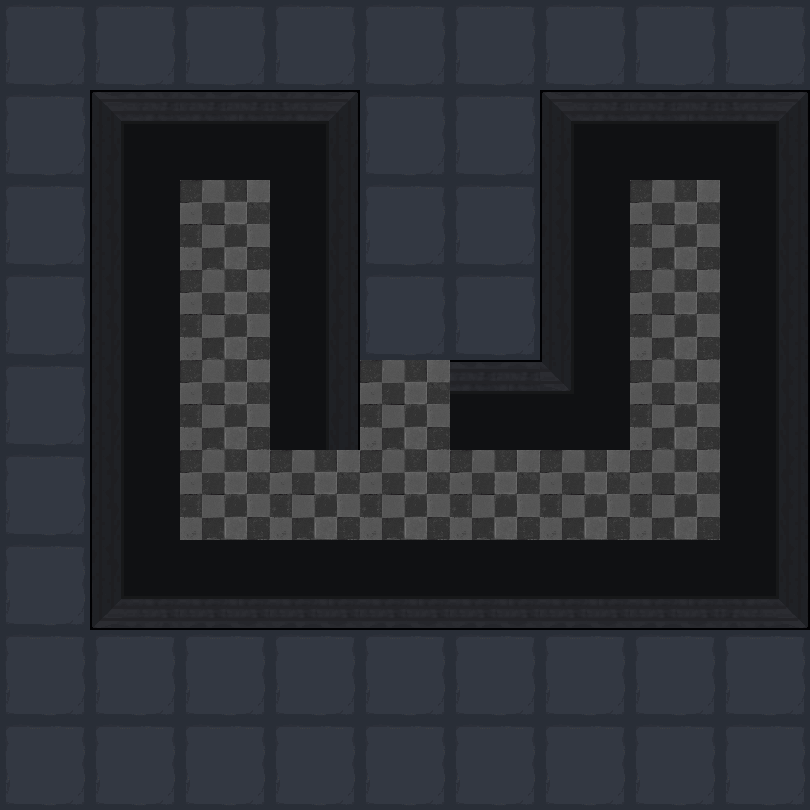

A 2D game scene composited from a Tiled map and its tileset images. What follows is a short description and the map's XML, with each tile layer's data collapsed to a summary:
An orthogonal 9x9 tile map with 90x90 px tiles, 2 tile layers (地形, 障碍) and 15 objects (11x map, 2x spring, bed, door).

<map version="1.5" tiledversion="1.7.2" orientation="orthogonal" renderorder="right-down" width="9" height="9" tilewidth="90" tileheight="90" infinite="0" nextlayerid="4" nextobjectid="32">
 <tileset firstgid="1" name="1" tilewidth="90" tileheight="90" tilecount="100" columns="10">
  <image source="1.png" trans="ff00ff" width="900" height="900" />
 </tileset>
 <layer id="1" name="地形" width="9" height="9">
  <data>[81 cells, 68 non-empty, 2 distinct tile ids]</data>
 </layer>
 <layer id="2" name="障碍" width="9" height="9">
  <data>[81 cells, 29 non-empty, 9 distinct tile ids]</data>
 </layer>
 <objectgroup id="3" name="对象">
  <object id="2" name="bed" x="630" y="450" width="90" height="90" />
  <object id="4" name="map" x="630" y="360" width="90" height="90" />
  <object id="5" name="map" x="630" y="270" width="90" height="90" />
  <object id="6" name="map" x="360" y="450" width="90" height="90">
   <properties>
    <property name="weapon" type="int" value="1" />
   </properties>
  </object>
  <object id="7" name="map" x="180" y="270" width="90" height="90" />
  <object id="8" name="map" x="180" y="360" width="90" height="90" />
  <object id="14" name="spring" x="630" y="630" width="90" height="90">
   <properties>
    <property name="direction" value="1" />
   </properties>
  </object>
  <object id="23" name="map" x="450" y="450" width="90" height="90">
   <properties>
    <property name="weapon" type="int" value="2" />
   </properties>
  </object>
  <object id="24" name="map" x="270" y="450" width="90" height="90">
   <properties>
    <property name="weapon" type="int" value="3" />
   </properties>
  </object>
  <object id="26" name="map" x="540" y="450" width="90" height="90">
   <properties>
    <property name="weapon" type="int" value="4" />
   </properties>
  </object>
  <object id="27" name="map" x="180" y="450" width="90" height="90" />
  <object id="28" name="map" x="180" y="180" width="90" height="90">
   <properties>
    <property name="weapon" type="int" value="5" />
   </properties>
  </object>
  <object id="29" name="map" x="630" y="180" width="90" height="90">
   <properties>
    <property name="weapon" type="int" value="6" />
   </properties>
  </object>
  <object id="30" name="door" x="360" y="360" width="90" height="90">
   <properties>
    <property name="LorR" type="int" value="1" />
    <property name="motion" type="int" value="2" />
    <property name="rotate" type="int" value="0" />
   </properties>
  </object>
  <object id="31" name="spring" x="0" y="720" width="90" height="90">
   <properties>
    <property name="direction" value="1" />
   </properties>
  </object>
 </objectgroup>
</map>
